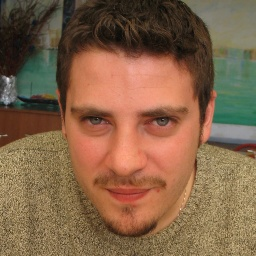
#> input picture dataset/test/real/00348.jpg, 256 x 256 px, found by its file name; its folder holds only this picture in this run
$ python face_crop.py
#> lines starting #> are read from the running program, lines starting #| are printed output that depends on the picture
import cv2
import os

# Load pre-trained face detector
face_cascade = cv2.CascadeClassifier(
    cv2.data.haarcascades + "haarcascade_frontalface_default.xml"
)

input_folder = "extracted_frames/real"
output_folder = "extracted_frames/real_faces"

os.makedirs(output_folder, exist_ok=True)

for filename in os.listdir(input_folder):
    img_path = os.path.join(input_folder, filename)
    img = cv2.imread(img_path)
#> img is the input picture: shape (256, 256, 3); mean B, G, R 73, 99.6, 131.1

    if img is None:
        continue

    gray = cv2.cvtColor(img, cv2.COLOR_BGR2GRAY)
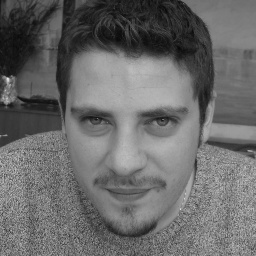
#> gray: shape (256, 256); min 8, max 234, mean 106

    faces = face_cascade.detectMultiScale(
        gray,
        scaleFactor=1.1,
        minNeighbors=5
    )
#> faces = [[41, 59, 174, 174]]

    for (x, y, w, h) in faces:
        face = img[y:y+h, x:x+w]
        face_resized = cv2.resize(face, (224, 224))

        save_path = os.path.join(output_folder, filename)
        cv2.imwrite(save_path, face_resized)
#> this loop made 1 pass
#> pass 1, `face = img[y:y+h, x:x+w]`:
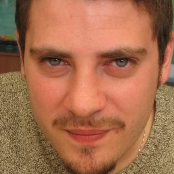
#> face: shape (174, 174, 3); mean B, G, R 79.1, 109.9, 165.8

print("Face cropping completed!")

$ run again, on dataset/test/real/03803.jpg
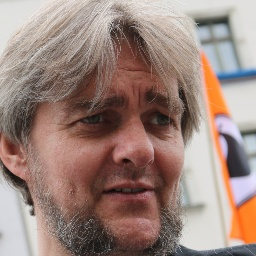
#> input picture dataset/test/real/03803.jpg, 256 x 256 px, found by its file name
#> img is the input picture: shape (256, 256, 3); mean B, G, R 124.2, 132.4, 156
#> `gray = cv2.cvtColor(img, cv2.COLOR_BGR2GRAY)`:
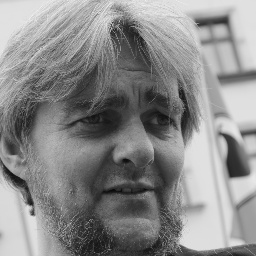
#> gray: shape (256, 256); min 8, max 242, mean 138.6
#> faces = [[39, 54, 179, 179]]
#> the loop `for (x, y, w, h) in faces:` made 1 pass
#> pass 1, `face = img[y:y+h, x:x+w]`:
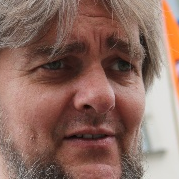
#> face: shape (179, 179, 3); mean B, G, R 97.6, 107.9, 141.5

$ run again, on dataset/test/real/04735.jpg
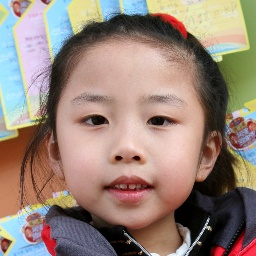
#> input picture dataset/test/real/04735.jpg, 256 x 256 px, found by its file name
#> img is the input picture: shape (256, 256, 3); mean B, G, R 120.3, 131.4, 151.4
#> `gray = cv2.cvtColor(img, cv2.COLOR_BGR2GRAY)`:
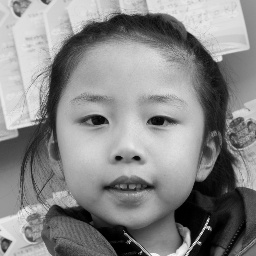
#> gray: shape (256, 256); min 0, max 250, mean 136.1
#> faces = [[38, 45, 186, 186]]
#> the loop `for (x, y, w, h) in faces:` made 1 pass
#> pass 1, `face = img[y:y+h, x:x+w]`:
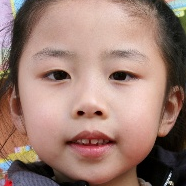
#> face: shape (186, 186, 3); mean B, G, R 114.8, 125.2, 156.5

$ run again, on dataset/test/real/06852.jpg
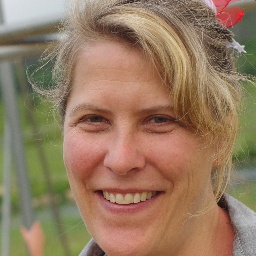
#> input picture dataset/test/real/06852.jpg, 256 x 256 px, found by its file name
#> img is the input picture: shape (256, 256, 3); mean B, G, R 97.2, 122.7, 149.6
#> `gray = cv2.cvtColor(img, cv2.COLOR_BGR2GRAY)`:
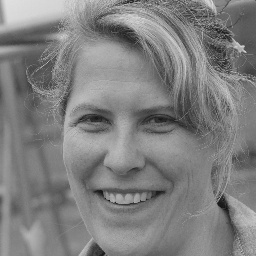
#> gray: shape (256, 256); min 15, max 224, mean 127.9
#> faces = [[39, 55, 174, 174]]
#> the loop `for (x, y, w, h) in faces:` made 1 pass
#> pass 1, `face = img[y:y+h, x:x+w]`:
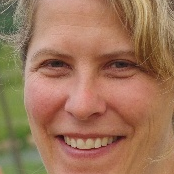
#> face: shape (174, 174, 3); mean B, G, R 90.3, 117.7, 158.6

$ run again, on dataset/test/real/00541.jpg
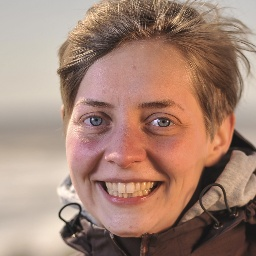
#> input picture dataset/test/real/00541.jpg, 256 x 256 px, found by its file name
#> img is the input picture: shape (256, 256, 3); mean B, G, R 117.7, 132.6, 164.7
#> `gray = cv2.cvtColor(img, cv2.COLOR_BGR2GRAY)`:
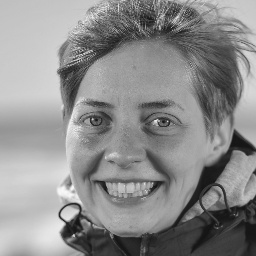
#> gray: shape (256, 256); min 17, max 248, mean 140.5
#> faces = [[39, 48, 180, 180]]
#> the loop `for (x, y, w, h) in faces:` made 1 pass
#> pass 1, `face = img[y:y+h, x:x+w]`:
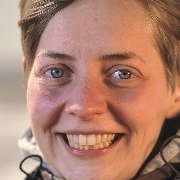
#> face: shape (180, 180, 3); mean B, G, R 111.7, 129.2, 175.1
